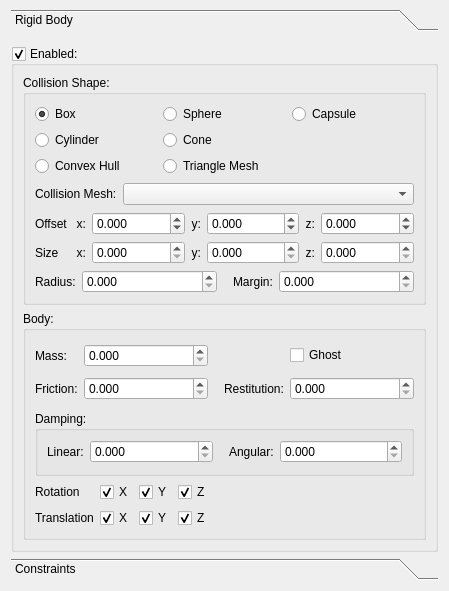
<?xml version="1.0" encoding="UTF-8"?>
<ui version="4.0">
 <class>PhysicsInfo</class>
 <widget class="QWidget" name="PhysicsInfo">
  <property name="geometry">
   <rect>
    <x>0</x>
    <y>0</y>
    <width>449</width>
    <height>591</height>
   </rect>
  </property>
  <property name="windowTitle">
   <string/>
  </property>
  <layout class="QGridLayout" name="gridLayout">
   <property name="topMargin">
    <number>9</number>
   </property>
   <item row="0" column="0">
    <widget class="QToolBox" name="toolBox">
     <property name="currentIndex">
      <number>0</number>
     </property>
     <widget class="QWidget" name="pagePhysics">
      <property name="geometry">
       <rect>
        <x>0</x>
        <y>0</y>
        <width>431</width>
        <height>519</height>
       </rect>
      </property>
      <attribute name="label">
       <string>Rigid Body</string>
      </attribute>
      <layout class="QVBoxLayout" name="verticalLayout_4">
       <property name="leftMargin">
        <number>0</number>
       </property>
       <property name="rightMargin">
        <number>0</number>
       </property>
       <property name="bottomMargin">
        <number>0</number>
       </property>
       <item>
        <widget class="QGroupBox" name="chkPhysics">
         <property name="title">
          <string>Enabled:</string>
         </property>
         <property name="checkable">
          <bool>true</bool>
         </property>
         <layout class="QVBoxLayout" name="verticalLayout">
          <item>
           <widget class="QGroupBox" name="gbCollision">
            <property name="title">
             <string>Collision Shape:</string>
            </property>
            <layout class="QVBoxLayout" name="verticalLayout_2">
             <item>
              <layout class="QGridLayout" name="gridLayout_3">
               <item row="0" column="0">
                <widget class="QRadioButton" name="chkBox">
                 <property name="text">
                  <string>Box</string>
                 </property>
                 <property name="checked">
                  <bool>true</bool>
                 </property>
                </widget>
               </item>
               <item row="0" column="1">
                <widget class="QRadioButton" name="chkSphere">
                 <property name="text">
                  <string>Sphere</string>
                 </property>
                </widget>
               </item>
               <item row="0" column="2">
                <widget class="QRadioButton" name="chkCapsule">
                 <property name="text">
                  <string>Capsule</string>
                 </property>
                </widget>
               </item>
               <item row="1" column="0">
                <widget class="QRadioButton" name="chkCylinder">
                 <property name="text">
                  <string>Cylinder</string>
                 </property>
                </widget>
               </item>
               <item row="1" column="1">
                <widget class="QRadioButton" name="chkCone">
                 <property name="text">
                  <string>Cone</string>
                 </property>
                </widget>
               </item>
               <item row="2" column="0">
                <widget class="QRadioButton" name="chkConvexHull">
                 <property name="sizePolicy">
                  <sizepolicy hsizetype="Expanding" vsizetype="Fixed">
                   <horstretch>0</horstretch>
                   <verstretch>0</verstretch>
                  </sizepolicy>
                 </property>
                 <property name="layoutDirection">
                  <enum>Qt::LeftToRight</enum>
                 </property>
                 <property name="text">
                  <string>Convex Hull</string>
                 </property>
                </widget>
               </item>
               <item row="2" column="1">
                <widget class="QRadioButton" name="chkTriangleMesh">
                 <property name="sizePolicy">
                  <sizepolicy hsizetype="Expanding" vsizetype="Fixed">
                   <horstretch>0</horstretch>
                   <verstretch>0</verstretch>
                  </sizepolicy>
                 </property>
                 <property name="text">
                  <string>Triangle Mesh</string>
                 </property>
                </widget>
               </item>
               <item row="1" column="2">
                <spacer name="horizontalSpacer">
                 <property name="orientation">
                  <enum>Qt::Horizontal</enum>
                 </property>
                 <property name="sizeHint" stdset="0">
                  <size>
                   <width>40</width>
                   <height>20</height>
                  </size>
                 </property>
                </spacer>
               </item>
               <item row="2" column="2">
                <spacer name="horizontalSpacer_2">
                 <property name="orientation">
                  <enum>Qt::Horizontal</enum>
                 </property>
                 <property name="sizeHint" stdset="0">
                  <size>
                   <width>40</width>
                   <height>20</height>
                  </size>
                 </property>
                </spacer>
               </item>
              </layout>
             </item>
             <item>
              <widget class="QWidget" name="pnlMesh" native="true">
               <layout class="QHBoxLayout" name="horizontalLayout_5">
                <property name="leftMargin">
                 <number>0</number>
                </property>
                <property name="topMargin">
                 <number>0</number>
                </property>
                <property name="rightMargin">
                 <number>0</number>
                </property>
                <property name="bottomMargin">
                 <number>0</number>
                </property>
                <item>
                 <widget class="QLabel" name="label_11">
                  <property name="layoutDirection">
                   <enum>Qt::LeftToRight</enum>
                  </property>
                  <property name="text">
                   <string>Collision Mesh:</string>
                  </property>
                 </widget>
                </item>
                <item>
                 <widget class="QComboBox" name="cmbConvexHull">
                  <property name="sizePolicy">
                   <sizepolicy hsizetype="Expanding" vsizetype="Fixed">
                    <horstretch>0</horstretch>
                    <verstretch>0</verstretch>
                   </sizepolicy>
                  </property>
                 </widget>
                </item>
               </layout>
              </widget>
             </item>
             <item>
              <layout class="QGridLayout" name="gridLayout_6">
               <item row="0" column="6">
                <widget class="QDoubleSpinBox" name="txtPosZ">
                 <property name="sizePolicy">
                  <sizepolicy hsizetype="Expanding" vsizetype="Fixed">
                   <horstretch>0</horstretch>
                   <verstretch>0</verstretch>
                  </sizepolicy>
                 </property>
                 <property name="minimumSize">
                  <size>
                   <width>64</width>
                   <height>0</height>
                  </size>
                 </property>
                 <property name="decimals">
                  <number>3</number>
                 </property>
                 <property name="minimum">
                  <double>-99999999.989999994635582</double>
                 </property>
                 <property name="maximum">
                  <double>99999999.989999994635582</double>
                 </property>
                 <property name="singleStep">
                  <double>0.100000000000000</double>
                 </property>
                </widget>
               </item>
               <item row="0" column="4">
                <widget class="QDoubleSpinBox" name="txtPosY">
                 <property name="sizePolicy">
                  <sizepolicy hsizetype="Expanding" vsizetype="Fixed">
                   <horstretch>0</horstretch>
                   <verstretch>0</verstretch>
                  </sizepolicy>
                 </property>
                 <property name="minimumSize">
                  <size>
                   <width>64</width>
                   <height>0</height>
                  </size>
                 </property>
                 <property name="decimals">
                  <number>3</number>
                 </property>
                 <property name="minimum">
                  <double>-99999999.989999994635582</double>
                 </property>
                 <property name="maximum">
                  <double>99999999.989999994635582</double>
                 </property>
                 <property name="singleStep">
                  <double>0.100000000000000</double>
                 </property>
                </widget>
               </item>
               <item row="0" column="2">
                <widget class="QDoubleSpinBox" name="txtPosX">
                 <property name="sizePolicy">
                  <sizepolicy hsizetype="Expanding" vsizetype="Fixed">
                   <horstretch>0</horstretch>
                   <verstretch>0</verstretch>
                  </sizepolicy>
                 </property>
                 <property name="minimumSize">
                  <size>
                   <width>64</width>
                   <height>0</height>
                  </size>
                 </property>
                 <property name="decimals">
                  <number>3</number>
                 </property>
                 <property name="minimum">
                  <double>-99999999.989999994635582</double>
                 </property>
                 <property name="maximum">
                  <double>99999999.989999994635582</double>
                 </property>
                 <property name="singleStep">
                  <double>0.100000000000000</double>
                 </property>
                </widget>
               </item>
               <item row="0" column="3">
                <widget class="QLabel" name="label_16">
                 <property name="text">
                  <string>y:</string>
                 </property>
                 <property name="alignment">
                  <set>Qt::AlignRight|Qt::AlignTrailing|Qt::AlignVCenter</set>
                 </property>
                </widget>
               </item>
               <item row="0" column="0">
                <widget class="QLabel" name="label_14">
                 <property name="minimumSize">
                  <size>
                   <width>35</width>
                   <height>0</height>
                  </size>
                 </property>
                 <property name="text">
                  <string>Offset</string>
                 </property>
                </widget>
               </item>
               <item row="0" column="1">
                <widget class="QLabel" name="label_13">
                 <property name="text">
                  <string>x:</string>
                 </property>
                 <property name="alignment">
                  <set>Qt::AlignRight|Qt::AlignTrailing|Qt::AlignVCenter</set>
                 </property>
                </widget>
               </item>
               <item row="0" column="5">
                <widget class="QLabel" name="label_15">
                 <property name="text">
                  <string>z:</string>
                 </property>
                 <property name="alignment">
                  <set>Qt::AlignRight|Qt::AlignTrailing|Qt::AlignVCenter</set>
                 </property>
                </widget>
               </item>
               <item row="1" column="0">
                <widget class="QLabel" name="label_12">
                 <property name="minimumSize">
                  <size>
                   <width>35</width>
                   <height>0</height>
                  </size>
                 </property>
                 <property name="text">
                  <string>Size</string>
                 </property>
                </widget>
               </item>
               <item row="1" column="1">
                <widget class="QLabel" name="label">
                 <property name="text">
                  <string>x:</string>
                 </property>
                 <property name="alignment">
                  <set>Qt::AlignRight|Qt::AlignTrailing|Qt::AlignVCenter</set>
                 </property>
                </widget>
               </item>
               <item row="1" column="2">
                <widget class="QDoubleSpinBox" name="txtWidth">
                 <property name="sizePolicy">
                  <sizepolicy hsizetype="Expanding" vsizetype="Fixed">
                   <horstretch>0</horstretch>
                   <verstretch>0</verstretch>
                  </sizepolicy>
                 </property>
                 <property name="minimumSize">
                  <size>
                   <width>64</width>
                   <height>0</height>
                  </size>
                 </property>
                 <property name="decimals">
                  <number>3</number>
                 </property>
                 <property name="minimum">
                  <double>0.000000000000000</double>
                 </property>
                 <property name="maximum">
                  <double>99999999.989999994635582</double>
                 </property>
                 <property name="singleStep">
                  <double>0.100000000000000</double>
                 </property>
                </widget>
               </item>
               <item row="1" column="3">
                <widget class="QLabel" name="label_2">
                 <property name="text">
                  <string>y:</string>
                 </property>
                 <property name="alignment">
                  <set>Qt::AlignRight|Qt::AlignTrailing|Qt::AlignVCenter</set>
                 </property>
                </widget>
               </item>
               <item row="1" column="4">
                <widget class="QDoubleSpinBox" name="txtHeight">
                 <property name="sizePolicy">
                  <sizepolicy hsizetype="Expanding" vsizetype="Fixed">
                   <horstretch>0</horstretch>
                   <verstretch>0</verstretch>
                  </sizepolicy>
                 </property>
                 <property name="minimumSize">
                  <size>
                   <width>64</width>
                   <height>0</height>
                  </size>
                 </property>
                 <property name="decimals">
                  <number>3</number>
                 </property>
                 <property name="minimum">
                  <double>0.000000000000000</double>
                 </property>
                 <property name="maximum">
                  <double>99999999.989999994635582</double>
                 </property>
                 <property name="singleStep">
                  <double>0.100000000000000</double>
                 </property>
                </widget>
               </item>
               <item row="1" column="5">
                <widget class="QLabel" name="label_3">
                 <property name="text">
                  <string>z:</string>
                 </property>
                 <property name="alignment">
                  <set>Qt::AlignRight|Qt::AlignTrailing|Qt::AlignVCenter</set>
                 </property>
                </widget>
               </item>
               <item row="1" column="6">
                <widget class="QDoubleSpinBox" name="txtDepth">
                 <property name="sizePolicy">
                  <sizepolicy hsizetype="Expanding" vsizetype="Fixed">
                   <horstretch>0</horstretch>
                   <verstretch>0</verstretch>
                  </sizepolicy>
                 </property>
                 <property name="minimumSize">
                  <size>
                   <width>64</width>
                   <height>0</height>
                  </size>
                 </property>
                 <property name="decimals">
                  <number>3</number>
                 </property>
                 <property name="minimum">
                  <double>0.000000000000000</double>
                 </property>
                 <property name="maximum">
                  <double>99999999.989999994635582</double>
                 </property>
                 <property name="singleStep">
                  <double>0.100000000000000</double>
                 </property>
                </widget>
               </item>
              </layout>
             </item>
             <item>
              <widget class="QWidget" name="widget_2" native="true">
               <layout class="QHBoxLayout" name="horizontalLayout_3">
                <property name="leftMargin">
                 <number>0</number>
                </property>
                <property name="topMargin">
                 <number>0</number>
                </property>
                <property name="rightMargin">
                 <number>0</number>
                </property>
                <property name="bottomMargin">
                 <number>0</number>
                </property>
                <item>
                 <widget class="QLabel" name="label_4">
                  <property name="text">
                   <string>Radius:</string>
                  </property>
                 </widget>
                </item>
                <item>
                 <widget class="QDoubleSpinBox" name="txtRadius">
                  <property name="sizePolicy">
                   <sizepolicy hsizetype="Expanding" vsizetype="Fixed">
                    <horstretch>0</horstretch>
                    <verstretch>0</verstretch>
                   </sizepolicy>
                  </property>
                  <property name="minimumSize">
                   <size>
                    <width>64</width>
                    <height>0</height>
                   </size>
                  </property>
                  <property name="decimals">
                   <number>3</number>
                  </property>
                  <property name="minimum">
                   <double>0.000000000000000</double>
                  </property>
                  <property name="maximum">
                   <double>99999999.989999994635582</double>
                  </property>
                  <property name="singleStep">
                   <double>0.100000000000000</double>
                  </property>
                 </widget>
                </item>
                <item>
                 <spacer name="horizontalSpacer_7">
                  <property name="orientation">
                   <enum>Qt::Horizontal</enum>
                  </property>
                  <property name="sizeType">
                   <enum>QSizePolicy::Minimum</enum>
                  </property>
                  <property name="sizeHint" stdset="0">
                   <size>
                    <width>10</width>
                    <height>0</height>
                   </size>
                  </property>
                 </spacer>
                </item>
                <item>
                 <widget class="QLabel" name="label_6">
                  <property name="text">
                   <string>Margin:</string>
                  </property>
                 </widget>
                </item>
                <item>
                 <widget class="QDoubleSpinBox" name="txtMargin">
                  <property name="sizePolicy">
                   <sizepolicy hsizetype="Expanding" vsizetype="Fixed">
                    <horstretch>0</horstretch>
                    <verstretch>0</verstretch>
                   </sizepolicy>
                  </property>
                  <property name="minimumSize">
                   <size>
                    <width>64</width>
                    <height>0</height>
                   </size>
                  </property>
                  <property name="decimals">
                   <number>3</number>
                  </property>
                  <property name="maximum">
                   <double>99999999.989999994635582</double>
                  </property>
                  <property name="singleStep">
                   <double>0.100000000000000</double>
                  </property>
                 </widget>
                </item>
               </layout>
              </widget>
             </item>
            </layout>
           </widget>
          </item>
          <item>
           <widget class="QGroupBox" name="gbBody">
            <property name="title">
             <string>Body:</string>
            </property>
            <layout class="QGridLayout" name="gridLayout_2">
             <item row="1" column="0">
              <widget class="QWidget" name="widget_3" native="true">
               <layout class="QGridLayout" name="gridLayout_5">
                <property name="leftMargin">
                 <number>0</number>
                </property>
                <property name="topMargin">
                 <number>0</number>
                </property>
                <property name="rightMargin">
                 <number>0</number>
                </property>
                <property name="bottomMargin">
                 <number>0</number>
                </property>
                <item row="0" column="1">
                 <widget class="QDoubleSpinBox" name="txtMass">
                  <property name="sizePolicy">
                   <sizepolicy hsizetype="Expanding" vsizetype="Fixed">
                    <horstretch>0</horstretch>
                    <verstretch>0</verstretch>
                   </sizepolicy>
                  </property>
                  <property name="minimumSize">
                   <size>
                    <width>64</width>
                    <height>0</height>
                   </size>
                  </property>
                  <property name="decimals">
                   <number>3</number>
                  </property>
                  <property name="maximum">
                   <double>99999999.989999994635582</double>
                  </property>
                 </widget>
                </item>
                <item row="1" column="0">
                 <widget class="QLabel" name="label_7">
                  <property name="text">
                   <string>Friction:</string>
                  </property>
                 </widget>
                </item>
                <item row="0" column="0">
                 <widget class="QLabel" name="label_5">
                  <property name="text">
                   <string>Mass:</string>
                  </property>
                 </widget>
                </item>
                <item row="1" column="1">
                 <widget class="QDoubleSpinBox" name="txtFriction">
                  <property name="sizePolicy">
                   <sizepolicy hsizetype="Expanding" vsizetype="Fixed">
                    <horstretch>0</horstretch>
                    <verstretch>0</verstretch>
                   </sizepolicy>
                  </property>
                  <property name="minimumSize">
                   <size>
                    <width>64</width>
                    <height>0</height>
                   </size>
                  </property>
                  <property name="decimals">
                   <number>3</number>
                  </property>
                  <property name="maximum">
                   <double>99999999.989999994635582</double>
                  </property>
                  <property name="singleStep">
                   <double>0.100000000000000</double>
                  </property>
                 </widget>
                </item>
                <item row="0" column="4">
                 <widget class="QCheckBox" name="chkGhost">
                  <property name="text">
                   <string>Ghost</string>
                  </property>
                 </widget>
                </item>
                <item row="1" column="4">
                 <widget class="QDoubleSpinBox" name="txtRestitution">
                  <property name="sizePolicy">
                   <sizepolicy hsizetype="Expanding" vsizetype="Fixed">
                    <horstretch>0</horstretch>
                    <verstretch>0</verstretch>
                   </sizepolicy>
                  </property>
                  <property name="minimumSize">
                   <size>
                    <width>64</width>
                    <height>0</height>
                   </size>
                  </property>
                  <property name="decimals">
                   <number>3</number>
                  </property>
                  <property name="maximum">
                   <double>99999999.989999994635582</double>
                  </property>
                  <property name="singleStep">
                   <double>0.100000000000000</double>
                  </property>
                 </widget>
                </item>
                <item row="1" column="3">
                 <widget class="QLabel" name="label_8">
                  <property name="text">
                   <string>Restitution:</string>
                  </property>
                 </widget>
                </item>
                <item row="1" column="2">
                 <spacer name="horizontalSpacer_10">
                  <property name="orientation">
                   <enum>Qt::Horizontal</enum>
                  </property>
                  <property name="sizeType">
                   <enum>QSizePolicy::Minimum</enum>
                  </property>
                  <property name="sizeHint" stdset="0">
                   <size>
                    <width>10</width>
                    <height>0</height>
                   </size>
                  </property>
                 </spacer>
                </item>
               </layout>
              </widget>
             </item>
             <item row="5" column="0">
              <widget class="QGroupBox" name="groupBox">
               <property name="title">
                <string>Damping:</string>
               </property>
               <layout class="QGridLayout" name="gridLayout_4">
                <item row="0" column="1">
                 <widget class="QDoubleSpinBox" name="txtDampingLinear">
                  <property name="sizePolicy">
                   <sizepolicy hsizetype="Expanding" vsizetype="Fixed">
                    <horstretch>0</horstretch>
                    <verstretch>0</verstretch>
                   </sizepolicy>
                  </property>
                  <property name="minimumSize">
                   <size>
                    <width>64</width>
                    <height>0</height>
                   </size>
                  </property>
                  <property name="decimals">
                   <number>3</number>
                  </property>
                  <property name="maximum">
                   <double>99999999.989999994635582</double>
                  </property>
                  <property name="singleStep">
                   <double>0.100000000000000</double>
                  </property>
                 </widget>
                </item>
                <item row="0" column="0">
                 <widget class="QLabel" name="label_9">
                  <property name="text">
                   <string>Linear:</string>
                  </property>
                 </widget>
                </item>
                <item row="0" column="3">
                 <widget class="QLabel" name="label_10">
                  <property name="text">
                   <string>Angular:</string>
                  </property>
                 </widget>
                </item>
                <item row="0" column="4">
                 <widget class="QDoubleSpinBox" name="txtDampingAngular">
                  <property name="sizePolicy">
                   <sizepolicy hsizetype="Expanding" vsizetype="Fixed">
                    <horstretch>0</horstretch>
                    <verstretch>0</verstretch>
                   </sizepolicy>
                  </property>
                  <property name="minimumSize">
                   <size>
                    <width>64</width>
                    <height>0</height>
                   </size>
                  </property>
                  <property name="decimals">
                   <number>3</number>
                  </property>
                  <property name="maximum">
                   <double>99999999.989999994635582</double>
                  </property>
                  <property name="singleStep">
                   <double>0.100000000000000</double>
                  </property>
                 </widget>
                </item>
                <item row="0" column="2">
                 <spacer name="horizontalSpacer_11">
                  <property name="orientation">
                   <enum>Qt::Horizontal</enum>
                  </property>
                  <property name="sizeType">
                   <enum>QSizePolicy::Minimum</enum>
                  </property>
                  <property name="sizeHint" stdset="0">
                   <size>
                    <width>10</width>
                    <height>0</height>
                   </size>
                  </property>
                 </spacer>
                </item>
               </layout>
              </widget>
             </item>
             <item row="6" column="0">
              <layout class="QGridLayout" name="gridLayout_8">
               <item row="1" column="3">
                <widget class="QCheckBox" name="chkTransZ">
                 <property name="text">
                  <string>Z</string>
                 </property>
                 <property name="checked">
                  <bool>true</bool>
                 </property>
                </widget>
               </item>
               <item row="0" column="0">
                <widget class="QLabel" name="label_17">
                 <property name="text">
                  <string>Rotation</string>
                 </property>
                </widget>
               </item>
               <item row="0" column="2">
                <widget class="QCheckBox" name="chkRotY">
                 <property name="text">
                  <string>Y</string>
                 </property>
                 <property name="checked">
                  <bool>true</bool>
                 </property>
                </widget>
               </item>
               <item row="1" column="1">
                <widget class="QCheckBox" name="chkTransX">
                 <property name="text">
                  <string>X</string>
                 </property>
                 <property name="checked">
                  <bool>true</bool>
                 </property>
                </widget>
               </item>
               <item row="0" column="1">
                <widget class="QCheckBox" name="chkRotX">
                 <property name="text">
                  <string>X</string>
                 </property>
                 <property name="checked">
                  <bool>true</bool>
                 </property>
                </widget>
               </item>
               <item row="0" column="3">
                <widget class="QCheckBox" name="chkRotZ">
                 <property name="text">
                  <string>Z</string>
                 </property>
                 <property name="checked">
                  <bool>true</bool>
                 </property>
                </widget>
               </item>
               <item row="1" column="0">
                <widget class="QLabel" name="label_18">
                 <property name="text">
                  <string>Translation</string>
                 </property>
                </widget>
               </item>
               <item row="1" column="2">
                <widget class="QCheckBox" name="chkTransY">
                 <property name="text">
                  <string>Y</string>
                 </property>
                 <property name="checked">
                  <bool>true</bool>
                 </property>
                </widget>
               </item>
               <item row="0" column="4">
                <spacer name="horizontalSpacer_8">
                 <property name="orientation">
                  <enum>Qt::Horizontal</enum>
                 </property>
                 <property name="sizeHint" stdset="0">
                  <size>
                   <width>40</width>
                   <height>20</height>
                  </size>
                 </property>
                </spacer>
               </item>
               <item row="1" column="4">
                <spacer name="horizontalSpacer_9">
                 <property name="orientation">
                  <enum>Qt::Horizontal</enum>
                 </property>
                 <property name="sizeHint" stdset="0">
                  <size>
                   <width>40</width>
                   <height>20</height>
                  </size>
                 </property>
                </spacer>
               </item>
              </layout>
             </item>
            </layout>
           </widget>
          </item>
         </layout>
        </widget>
       </item>
      </layout>
     </widget>
     <widget class="QWidget" name="pageConstraints">
      <property name="geometry">
       <rect>
        <x>0</x>
        <y>0</y>
        <width>431</width>
        <height>519</height>
       </rect>
      </property>
      <attribute name="label">
       <string>Constraints</string>
      </attribute>
      <layout class="QVBoxLayout" name="verticalLayout_5">
       <property name="spacing">
        <number>0</number>
       </property>
       <property name="leftMargin">
        <number>0</number>
       </property>
       <property name="topMargin">
        <number>0</number>
       </property>
       <property name="rightMargin">
        <number>0</number>
       </property>
       <property name="bottomMargin">
        <number>0</number>
       </property>
       <item>
        <layout class="QHBoxLayout" name="layoutConstraintToolBar"/>
       </item>
       <item>
        <widget class="QScrollArea" name="scrollConstraint">
         <property name="widgetResizable">
          <bool>true</bool>
         </property>
         <widget class="QWidget" name="scrollAreaWidgetContents">
          <property name="geometry">
           <rect>
            <x>0</x>
            <y>0</y>
            <width>429</width>
            <height>16</height>
           </rect>
          </property>
          <property name="sizePolicy">
           <sizepolicy hsizetype="Preferred" vsizetype="Maximum">
            <horstretch>0</horstretch>
            <verstretch>0</verstretch>
           </sizepolicy>
          </property>
          <layout class="QVBoxLayout" name="layoutConstraints">
           <property name="spacing">
            <number>0</number>
           </property>
           <property name="leftMargin">
            <number>0</number>
           </property>
           <property name="topMargin">
            <number>0</number>
           </property>
           <property name="rightMargin">
            <number>0</number>
           </property>
           <property name="bottomMargin">
            <number>0</number>
           </property>
          </layout>
         </widget>
        </widget>
       </item>
      </layout>
     </widget>
    </widget>
   </item>
  </layout>
  <action name="actionPoint_To_Point">
   <property name="icon">
    <iconset resource="MagicGameEditor.qrc">
     <normaloff>:/MagicGameEditor/Images/point.png</normaloff>:/MagicGameEditor/Images/point.png</iconset>
   </property>
   <property name="text">
    <string>Point To Point</string>
   </property>
   <property name="toolTip">
    <string>Point To Point</string>
   </property>
  </action>
  <action name="actionHinge">
   <property name="icon">
    <iconset resource="MagicGameEditor.qrc">
     <normaloff>:/MagicGameEditor/Images/hinge.png</normaloff>:/MagicGameEditor/Images/hinge.png</iconset>
   </property>
   <property name="text">
    <string>Hinge</string>
   </property>
   <property name="toolTip">
    <string>Hinge</string>
   </property>
  </action>
  <action name="actionSlider">
   <property name="icon">
    <iconset resource="MagicGameEditor.qrc">
     <normaloff>:/MagicGameEditor/Images/slider.png</normaloff>:/MagicGameEditor/Images/slider.png</iconset>
   </property>
   <property name="text">
    <string>Slider</string>
   </property>
   <property name="toolTip">
    <string>Slider</string>
   </property>
  </action>
  <action name="actionCone">
   <property name="icon">
    <iconset resource="MagicGameEditor.qrc">
     <normaloff>:/MagicGameEditor/Images/cone.png</normaloff>:/MagicGameEditor/Images/cone.png</iconset>
   </property>
   <property name="text">
    <string>Cone</string>
   </property>
   <property name="toolTip">
    <string>Cone</string>
   </property>
  </action>
  <action name="actionGeneric">
   <property name="icon">
    <iconset resource="MagicGameEditor.qrc">
     <normaloff>:/MagicGameEditor/Images/link.png</normaloff>:/MagicGameEditor/Images/link.png</iconset>
   </property>
   <property name="text">
    <string>Generic</string>
   </property>
   <property name="toolTip">
    <string>Generic</string>
   </property>
  </action>
 </widget>
 <tabstops>
  <tabstop>chkBox</tabstop>
  <tabstop>chkSphere</tabstop>
  <tabstop>chkCapsule</tabstop>
  <tabstop>chkCylinder</tabstop>
  <tabstop>chkCone</tabstop>
  <tabstop>chkConvexHull</tabstop>
  <tabstop>chkTriangleMesh</tabstop>
  <tabstop>cmbConvexHull</tabstop>
  <tabstop>txtPosX</tabstop>
  <tabstop>txtPosY</tabstop>
  <tabstop>txtPosZ</tabstop>
  <tabstop>txtWidth</tabstop>
  <tabstop>txtHeight</tabstop>
  <tabstop>txtDepth</tabstop>
  <tabstop>txtRadius</tabstop>
  <tabstop>txtMargin</tabstop>
  <tabstop>txtMass</tabstop>
  <tabstop>chkGhost</tabstop>
  <tabstop>txtFriction</tabstop>
  <tabstop>txtRestitution</tabstop>
  <tabstop>txtDampingLinear</tabstop>
  <tabstop>txtDampingAngular</tabstop>
  <tabstop>chkRotX</tabstop>
  <tabstop>chkRotY</tabstop>
  <tabstop>chkRotZ</tabstop>
  <tabstop>chkTransX</tabstop>
  <tabstop>chkTransY</tabstop>
  <tabstop>chkTransZ</tabstop>
 </tabstops>
 <resources>
  <include location="MagicGameEditor.qrc"/>
 </resources>
 <connections/>
</ui>
